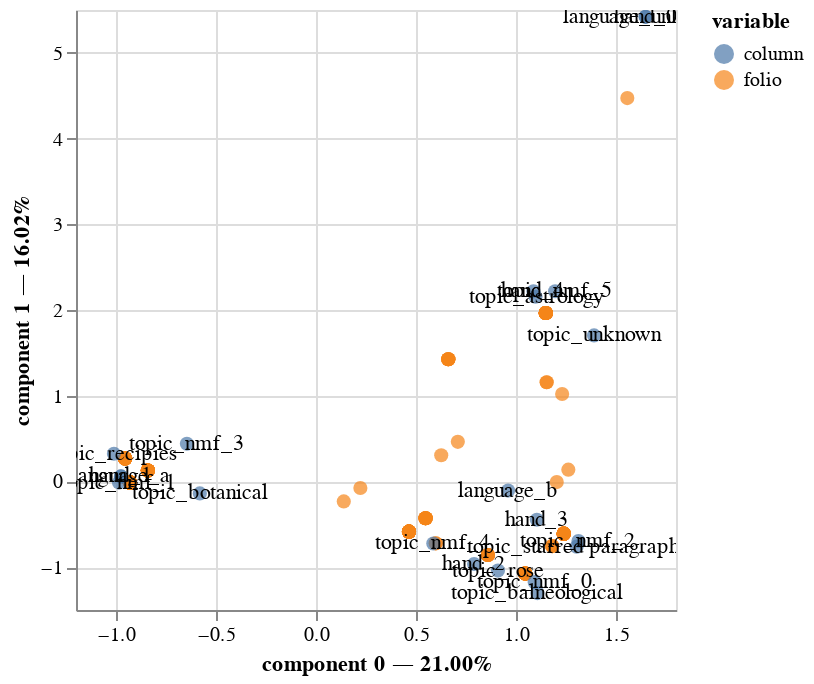

Source (notebook cell):
### Code cell
mca.plot(
    output_df,
    x_component=0,
    y_component=1,
    show_column_labels=True,
    show_column_markers=True,
    
)

### Figure 1 — Vega-Lite specification as saved in the notebook (floating-point values rounded to 4 significant figures; data arrays with more than 128 entries replaced by an {"elided": "..."} marker saying what was removed)
{"config": {"view": {"continuousWidth": 300, "continuousHeight": 300}}, "layer": [{"data": {"name": "data-9ee3b900f38ffcfeca0d3652165de6e6"}, "mark": {"type": "circle", "size": 50}, "encoding": {"color": {"field": "variable", "type": "nominal"}, "tooltip": [{"field": "variable", "type": "nominal"}, {"field": "value", "type": "nominal"}, {"field": "component 0", "type": "quantitative"}, {"field": "component 1", "type": "quantitative"}], "x": {"axis": {"title": "component 0 — 21.00%"}, "field": "component 0", "scale": {"zero": false}, "type": "quantitative"}, "y": {"axis": {"title": "component 1 — 16.02%"}, "field": "component 1", "scale": {"zero": false}, "type": "quantitative"}}, "name": "view_1"}, {"data": {"name": "data-9f36a37e881761cdd4f82e0b9b8730e6"}, "mark": {"type": "circle", "size": 50}, "encoding": {"color": {"field": "variable", "type": "nominal"}, "tooltip": [{"field": "variable", "type": "nominal"}, {"field": "value", "type": "nominal"}, {"field": "component 0", "type": "quantitative"}, {"field": "component 1", "type": "quantitative"}], "x": {"axis": {"title": "component 0 — 21.00%"}, "field": "component 0", "scale": {"zero": false}, "type": "quantitative"}, "y": {"axis": {"title": "component 1 — 16.02%"}, "field": "component 1", "scale": {"zero": false}, "type": "quantitative"}}}, {"data": {"name": "data-9f36a37e881761cdd4f82e0b9b8730e6"}, "mark": {"type": "text"}, "encoding": {"text": {"field": "label", "type": "nominal"}, "x": {"axis": {"title": "component 0 — 21.00%"}, "field": "component 0", "scale": {"zero": false}, "type": "quantitative"}, "y": {"axis": {"title": "component 1 — 16.02%"}, "field": "component 1", "scale": {"zero": false}, "type": "quantitative"}}}], "params": [{"name": "param_1", "select": {"type": "interval", "encodings": ["x", "y"]}, "bind": "scales", "views": ["view_1"]}], "$schema": "https://vega.github.io/schema/vega-lite/v5.20.1.json", "datasets": {"data-9ee3b900f38ffcfeca0d3652165de6e6": {"elided": "225 records"}, "data-9f36a37e881761cdd4f82e0b9b8730e6": [{"component 0": -0.9752, "component 1": 0.05828, "variable": "column", "value": "language_a", "label": "language_a"}, {"component 0": 0.9605, "component 1": -0.1067, "variable": "column", "value": "language_b", "label": "language_b"}, {"component 0": 1.648, "component 1": 5.42, "variable": "column", "value": "language_unknown", "label": "language_unknown"}, {"component 0": 1.098, "component 1": 2.155, "variable": "column", "value": "topic_astrology", "label": "topic_astrology"}, {"component 0": 1.107, "component 1": -1.302, "variable": "column", "value": "topic_balneological", "label": "topic_balneological"}, {"component 0": -0.5808, "component 1": -0.14, "variable": "column", "value": "topic_botanical", "label": "topic_botanical"}, {"component 0": -1.01, "component 1": 0.323, "variable": "column", "value": "topic_recipies", "label": "topic_recipies"}, {"component 0": 0.9098, "component 1": -1.041, "variable": "column", "value": "topic_rose", "label": "topic_rose"}, {"component 0": 1.303, "component 1": -0.7613, "variable": "column", "value": "topic_starred paragraphs", "label": "topic_starred paragraphs"}, {"component 0": 1.39, "component 1": 1.703, "variable": "column", "value": "topic_unknown", "label": "topic_unknown"}, {"component 0": 1.648, "component 1": 5.42, "variable": "column", "value": "hand_0", "label": "hand_0"}, {"component 0": -0.9752, "component 1": 0.05828, "variable": "column", "value": "hand_1", "label": "hand_1"}, {"component 0": 0.7905, "component 1": -0.9631, "variable": "column", "value": "hand_2", "label": "hand_2"}, {"component 0": 1.104, "component 1": -0.4476, "variable": "column", "value": "hand_3", "label": "hand_3"}, {"component 0": 1.087, "component 1": 2.217, "variable": "column", "value": "hand_4", "label": "hand_4"}, {"component 0": 1.094, "component 1": -1.175, "variable": "column", "value": "topic_nmf_0", "label": "topic_nmf_0"}, {"component 0": -0.9852, "component 1": -0.01361, "variable": "column", "value": "topic_nmf_1", "label": "topic_nmf_1"}, {"component 0": 1.312, "component 1": -0.6952, "variable": "column", "value": "topic_nmf_2", "label": "topic_nmf_2"}, {"component 0": -0.6456, "component 1": 0.4402, "variable": "column", "value": "topic_nmf_3", "label": "topic_nmf_3"}, {"component 0": 0.5865, "component 1": -0.7237, "variable": "column", "value": "topic_nmf_4", "label": "topic_nmf_4"}, {"component 0": 1.196, "component 1": 2.218, "variable": "column", "value": "topic_nmf_5", "label": "topic_nmf_5"}]}}
